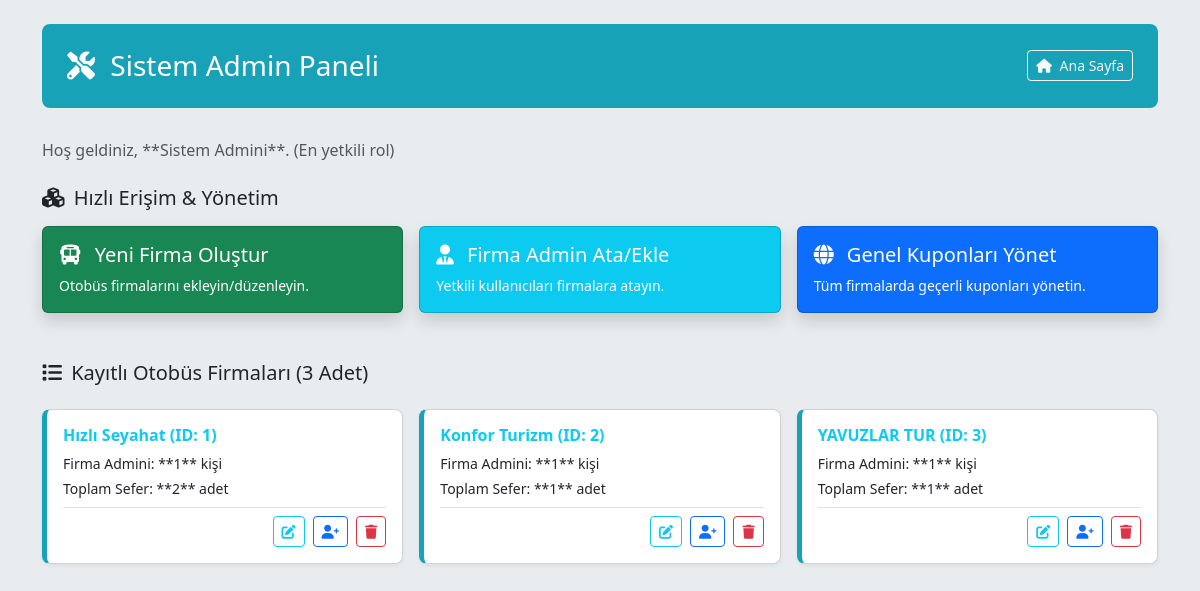
/admin_panel.php (signed in), run on the app's committed database.
### tables this page shows
CREATE TABLE companies (
    id INTEGER PRIMARY KEY AUTOINCREMENT,
    name TEXT UNIQUE NOT NULL
);

### src/admin_panel.php (the view, shortened to what this page needs)
<?php
require 'db.php';
try {
    $sql_companies = "
        SELECT
            c.*,
            (SELECT COUNT(id) FROM users WHERE company_id = c.id AND role = 'firma_admin') AS admin_count,
            (SELECT COUNT(id) FROM trips WHERE company_id = c.id) AS trip_count
        FROM companies c
        ORDER BY c.id ASC
    ";
    $companies = $pdo->query($sql_companies)->fetchAll(PDO::FETCH_ASSOC);
} catch (PDOException $e) {
    $error = "Veritabanı hatası: Firmalar çekilemedi.";
}
?>
<!DOCTYPE html>
<html lang="tr">
<head>
    <link href="https://cdn.jsdelivr.net/npm/bootstrap@5.3.3/dist/css/bootstrap.min.css" rel="stylesheet" xintegrity="sha384-QWTKZyjpPEjISv5WaRU9OFeRpok6YctnYmDr5pNlyT2bRjXh0JMhjY6hW+ALEwIH">
    <link rel="stylesheet" href="https://cdnjs.cloudflare.com/ajax/libs/font-awesome/6.0.0-beta3/css/all.min.css">
</head>
<body>
    <div class="container mt-4 mb-5">
        <div class="dashboard-header d-flex justify-content-between align-items-center">
            <h1 class="h3 mb-0"><i class="fas fa-tools me-2"></i> Sistem Admin Paneli</h1>
            <a href="index.php" class="btn btn-outline-light btn-sm"><i class="fas fa-home me-1"></i> Ana Sayfa</a>
        </div>
        <p class="mb-4 text-muted">Hoş geldiniz, **<?= htmlspecialchars($_SESSION['fullname']) ?>**. (En yetkili rol)</p>
        <h2 class="h5 mb-3 text-dark"><i class="fas fa-cubes me-1"></i> Hızlı Erişim & Yönetim</h2>
        <div class="row mb-5 g-3">
            <div class="col-md-4">
                <a href="company_crud.php?action=add" class="card text-white bg-success action-link text-decoration-none shadow">
                    <div class="card-body">
                        <h5 class="card-title"><i class="fas fa-bus me-2"></i> Yeni Firma Oluştur</h5>
                        <p class="card-text small mb-0">Otobüs firmalarını ekleyin/düzenleyin.</p>
                    </div>
                </a>
            </div>
            <div class="col-md-4">
                <a href="admin_user_crud.php" class="card text-white bg-info action-link text-decoration-none shadow">
                    <div class="card-body">
                        <h5 class="card-title"><i class="fas fa-user-tie me-2"></i> Firma Admin Ata/Ekle</h5>
                        <p class="card-text small mb-0">Yetkili kullanıcıları firmalara atayın.</p>
                    </div>
                </a>
            </div>
            <div class="col-md-4">
                <a href="coupon_management.php" class="card text-white bg-primary action-link text-decoration-none shadow">
                    <div class="card-body">
                        <h5 class="card-title"><i class="fas fa-globe me-2"></i> Genel Kuponları Yönet</h5>
                        <p class="card-text small mb-0">Tüm firmalarda geçerli kuponları yönetin.</p>
                    </div>
                </a>
            </div>
        </div>
        <h2 class="h5 mb-4 text-dark"><i class="fas fa-list me-1"></i> Kayıtlı Otobüs Firmaları (<?= count($companies) ?> Adet)</h2>
        <?php if (empty($companies)): ?>
            <div class="alert alert-info text-center">Sistemde kayıtlı firma bulunmamaktadır.</div>
        <?php else: ?>
            <div class="row g-3">
                <?php foreach ($companies as $company): ?>
                    <div class="col-md-6 col-lg-4">
                        <div class="card company-item p-3 bg-white">
                            <h3 class="h6 card-title mb-2 fw-bold text-info"><?= htmlspecialchars($company['name']) ?> (ID: <?= $company['id'] ?>)</h3>
                            <p class="mb-1 small">Firma Admini: **<?= $company['admin_count'] ?>** kişi</p>
                            <p class="mb-2 small">Toplam Sefer: **<?= $company['trip_count'] ?>** adet</p>
                            <div class="d-flex justify-content-end pt-2 border-top">
                                <a href="company_crud.php?action=edit&id=<?= $company['id'] ?>" class="btn btn-sm btn-outline-info me-2" title="Firma Adını Düzenle"><i class="fas fa-edit"></i></a>
                                <a href="admin_user_crud.php?company_id=<?= $company['id'] ?>" class="btn btn-sm btn-outline-primary me-2" title="Adminleri Yönet/Ata"><i class="fas fa-user-plus"></i></a>
                                <form method="POST" onsubmit="return confirm('UYARI: Bu işlem firmanın tüm seferlerini, kuponlarını ve admin atamalarını SİLECEKTİR. Emin misiniz?');" style="display: inline;">
                                    <button type="submit" name="delete_company" class="btn btn-sm btn-outline-danger" title="Firmayı Sil">
                                        <i class="fas fa-trash"></i>
                                    </button>
                                </form>
                            </div>
                        </div>
                    </div>
                <?php endforeach; ?>
            </div>
        <?php endif; ?>
    </div>
</body>
</html>

### src/admin_panel.php (style rules this page uses)
body { background-color: #e9ecef; }
.dashboard-header { background-color: #17a2b8; color: white; padding: 25px; border-radius: 8px; margin-bottom: 30px; }
.action-link { transition: transform 0.2s; }
.company-item { border-left: 5px solid #17a2b8; border-radius: 8px; box-shadow: 0 2px 4px rgba(0,0,0,0.05); }

### data on the page
companies: name "Hızlı Seyahat", id "1", admin_count "1", trip_count "2"
companies: name "Konfor Turizm", id "2", admin_count "1", trip_count "1"
companies: name "YAVUZLAR TUR", id "3", admin_count "1", trip_count "1"

### other printed values
$_SESSION['fullname'] "Sistem Admini"
count($companies) "3"
